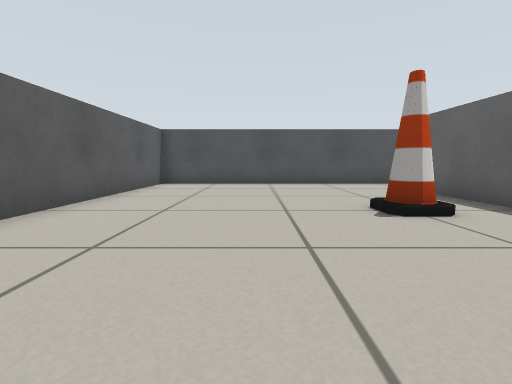
View 1 (above)

16 first-person views from a walk through a Gazebo world. The camera is 0.39 m above the floor, tilts 6° down and sees 85° across. The floor is counted in squares, 0.5 m on a side. Each view is taken from the middle of a square. On the plan, view 1 faces up. The plan holds only what a view shows up to about 10 squares ahead; the rest is blank. Some stock models are drawn as simple stand-ins. Some surface patterns are stand-ins.

View 2
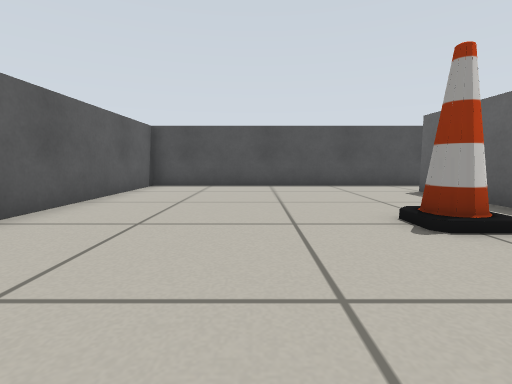

View 3
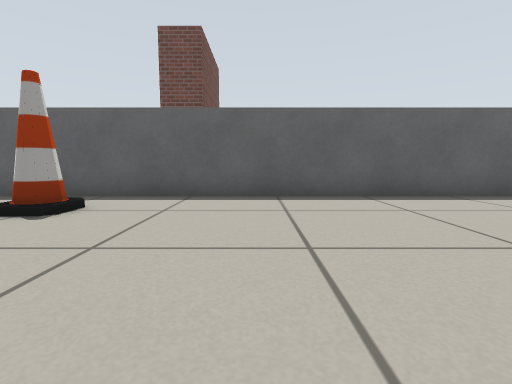

View 4
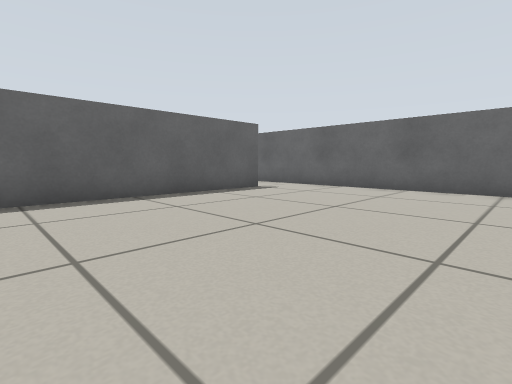

View 5
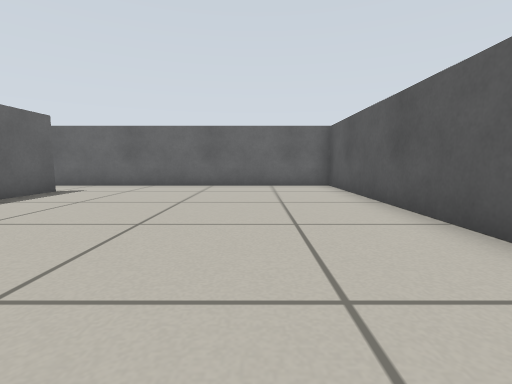

View 6
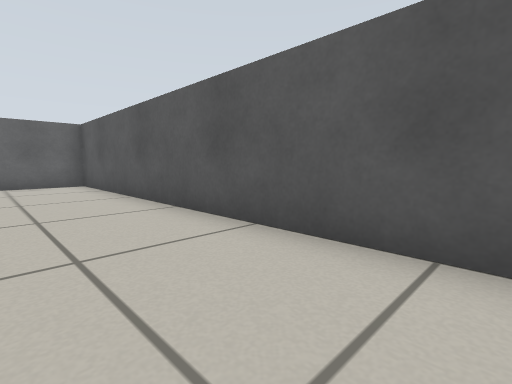

View 7
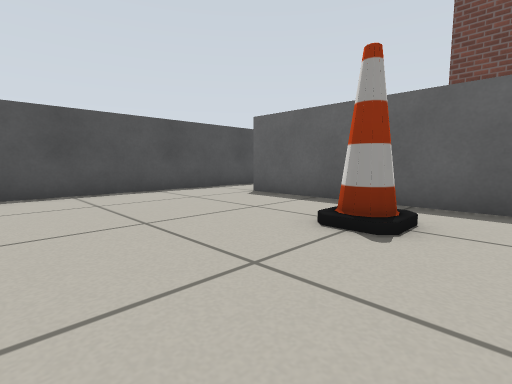

View 8
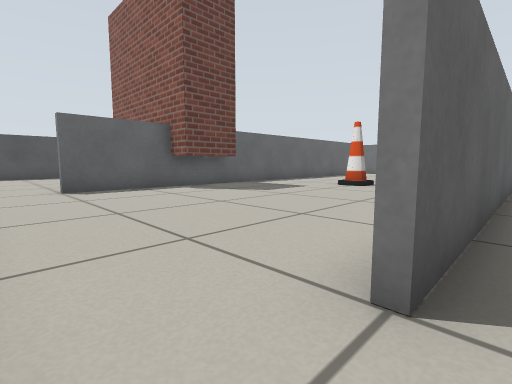

View 9
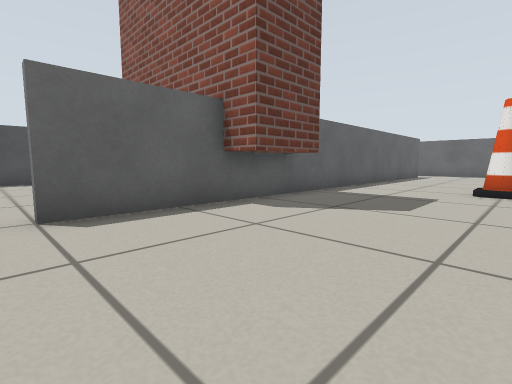

View 10
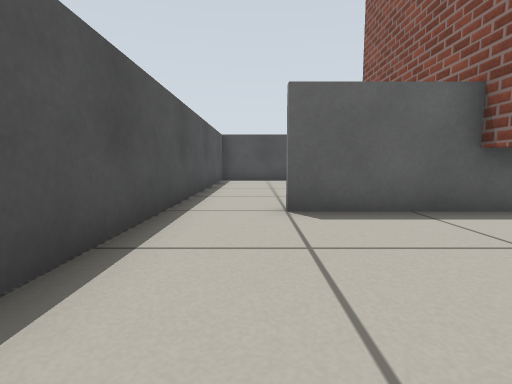

View 11
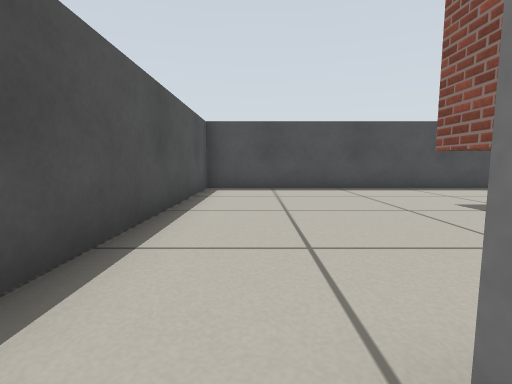

View 12
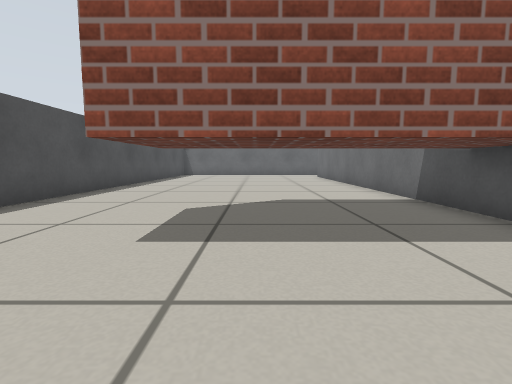

View 13
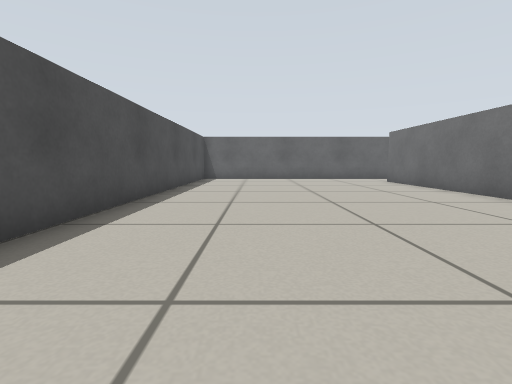

View 14
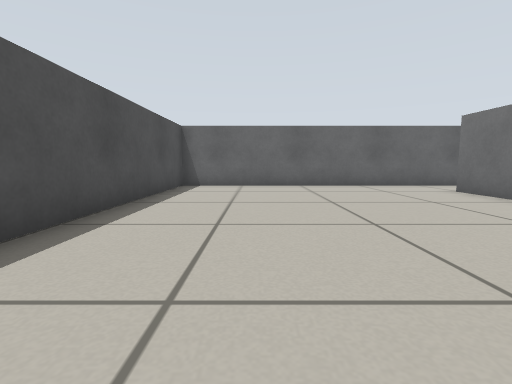

View 15
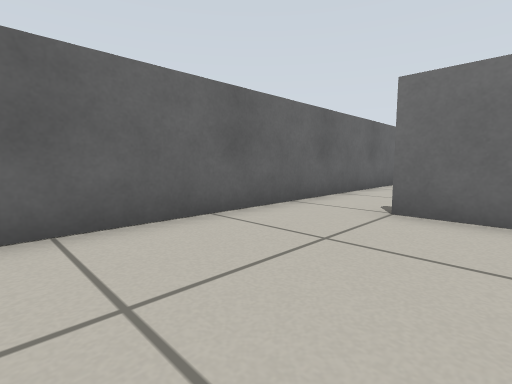

View 16
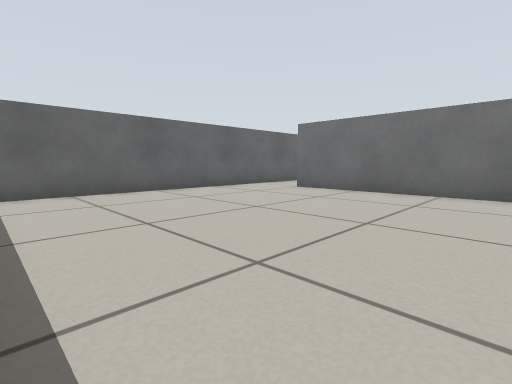

### Floor plan
Points are (right, up) in squares from view 1. A wall is a line through its corners. A room is listed if a view was taken in it or the views show most of it. See-through windows are left out.
Room 1 (views 1, 2, 3, 4, 5, 6, 7, 8)
walls: (-3.5, 1) (-3.5, -9.5) (5.5, -9.5); (4.4, -7.6) (4.4, 8.5); (5.9, 10.5) (-3.5, 10.5) (-3.5, 3.8)
ways out: opening at (5, -8.5) to room 2; opening at (5, 9.5) to room 2
objects: cone (2, 4) to (3, 5)
Room 2 (views 9, 10, 11, 12, 13, 14, 15, 16)
walls: (12.4, -1) (12.4, 3.6); (12.6, 3.6) (12.6, -7.5); (12.4, 5.5) (12.4, 8.5); (4.6, -2.2) (4.6, -7.5); (5.5, -9.5) (20.5, -9.5) (20.5, 10.5) (9.5, 10.5)
ways out: opening at (5, -8.5) to room 1; opening at (5, 9.5) to room 1
objects: cone (8, 0) to (9, 1); brick block (12, 4) to (17, 5)

Positions as (right, up) in squares from view 1, and headings:
1: (0, 0), facing up
2: (0, 1), facing up
3: (-2, 1), facing right
4: (-2, -1), facing down-right
5: (-1, 0), facing down
6: (-1, 1), facing down-left
7: (-1, 3), facing up-right
8: (4, 10), facing down-right
9: (8, 9), facing down-right
10: (8, 9), facing right
11: (12, 9), facing right
12: (16, 8), facing down
13: (18, 4), facing down
14: (18, 0), facing down
15: (17, -6), facing down-left
16: (12, -2), facing down-left
